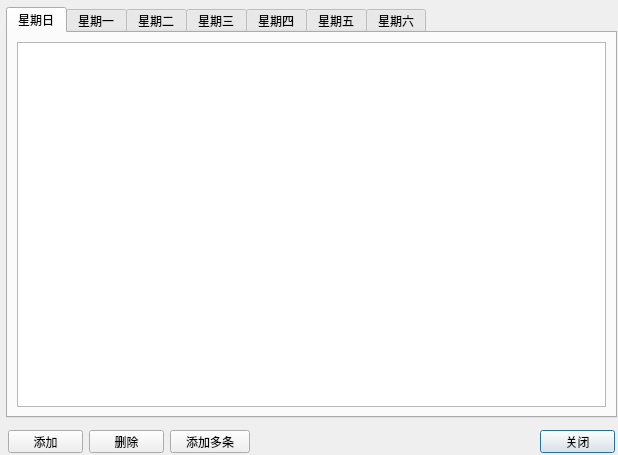
<?xml version="1.0" encoding="UTF-8"?>
<ui version="4.0">
 <class>ScheduleDlg</class>
 <widget class="QDialog" name="ScheduleDlg">
  <property name="geometry">
   <rect>
    <x>0</x>
    <y>0</y>
    <width>618</width>
    <height>455</height>
   </rect>
  </property>
  <property name="windowTitle">
   <string>时间表设置</string>
  </property>
  <widget class="QTabWidget" name="tabWidget">
   <property name="geometry">
    <rect>
     <x>6</x>
     <y>7</y>
     <width>611</width>
     <height>411</height>
    </rect>
   </property>
   <property name="currentIndex">
    <number>0</number>
   </property>
   <widget class="QWidget" name="Sunday">
    <attribute name="title">
     <string>星期日</string>
    </attribute>
    <layout class="QGridLayout" name="gridLayout">
     <item row="0" column="0">
      <widget class="QTableView" name="viewSunday"/>
     </item>
    </layout>
   </widget>
   <widget class="QWidget" name="Monday">
    <attribute name="title">
     <string>星期一</string>
    </attribute>
    <layout class="QGridLayout" name="gridLayout_2">
     <item row="0" column="0">
      <widget class="QTableView" name="viewMonday"/>
     </item>
    </layout>
   </widget>
   <widget class="QWidget" name="Tuesday">
    <attribute name="title">
     <string>星期二</string>
    </attribute>
    <layout class="QGridLayout" name="gridLayout_3">
     <item row="0" column="0">
      <widget class="QTableView" name="viewTuesday"/>
     </item>
    </layout>
   </widget>
   <widget class="QWidget" name="Wednesday">
    <attribute name="title">
     <string>星期三</string>
    </attribute>
    <layout class="QGridLayout" name="gridLayout_4">
     <item row="0" column="0">
      <widget class="QTableView" name="viewWednesday"/>
     </item>
    </layout>
   </widget>
   <widget class="QWidget" name="Thursday">
    <attribute name="title">
     <string>星期四</string>
    </attribute>
    <layout class="QGridLayout" name="gridLayout_5">
     <item row="0" column="0">
      <widget class="QTableView" name="viewThursday"/>
     </item>
    </layout>
   </widget>
   <widget class="QWidget" name="Friday">
    <attribute name="title">
     <string>星期五</string>
    </attribute>
    <layout class="QGridLayout" name="gridLayout_6">
     <item row="0" column="0">
      <widget class="QTableView" name="viewFriday"/>
     </item>
    </layout>
   </widget>
   <widget class="QWidget" name="Saturday">
    <attribute name="title">
     <string>星期六</string>
    </attribute>
    <layout class="QGridLayout" name="gridLayout_7">
     <item row="0" column="0">
      <widget class="QTableView" name="viewSaturday"/>
     </item>
    </layout>
   </widget>
  </widget>
  <widget class="QPushButton" name="btn_continue">
   <property name="geometry">
    <rect>
     <x>540</x>
     <y>430</y>
     <width>75</width>
     <height>23</height>
    </rect>
   </property>
   <property name="text">
    <string>关闭</string>
   </property>
  </widget>
  <widget class="QPushButton" name="btn_Add">
   <property name="geometry">
    <rect>
     <x>8</x>
     <y>430</y>
     <width>75</width>
     <height>23</height>
    </rect>
   </property>
   <property name="text">
    <string>添加</string>
   </property>
  </widget>
  <widget class="QPushButton" name="btn_AddMulti">
   <property name="geometry">
    <rect>
     <x>170</x>
     <y>430</y>
     <width>80</width>
     <height>23</height>
    </rect>
   </property>
   <property name="text">
    <string>添加多条</string>
   </property>
  </widget>
  <widget class="QPushButton" name="btn_Del">
   <property name="geometry">
    <rect>
     <x>89</x>
     <y>430</y>
     <width>75</width>
     <height>23</height>
    </rect>
   </property>
   <property name="text">
    <string>删除</string>
   </property>
  </widget>
 </widget>
 <resources/>
 <connections/>
</ui>
